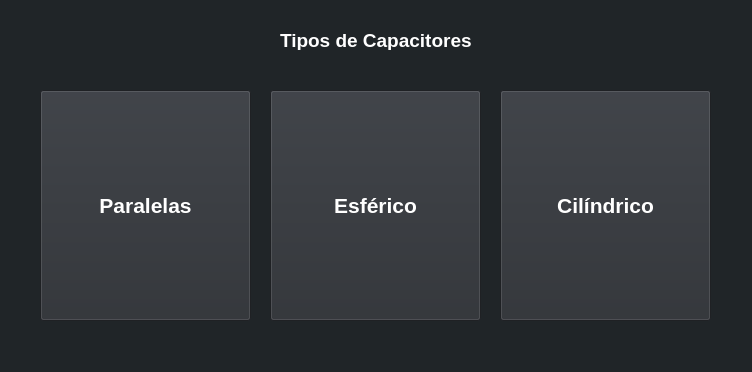
<?xml version="1.0" encoding="UTF-8"?>
<ui version="4.0">
 <class>MainWindow</class>
 <widget class="QMainWindow" name="MainWindow">
  <property name="geometry">
   <rect>
    <x>0</x>
    <y>0</y>
    <width>752</width>
    <height>372</height>
   </rect>
  </property>
  <property name="windowTitle">
   <string>Propiedades de los capacitores</string>
  </property>
  <property name="styleSheet">
   <string notr="true">background-color: rgb(32, 37, 40);</string>
  </property>
  <widget class="QWidget" name="centralwidget">
   <widget class="QPushButton" name="paralelasButton">
    <property name="geometry">
     <rect>
      <x>40</x>
      <y>90</y>
      <width>211</width>
      <height>231</height>
     </rect>
    </property>
    <property name="font">
     <font>
      <family>Tahoma</family>
      <pointsize>16</pointsize>
      <weight>75</weight>
      <bold>true</bold>
     </font>
    </property>
    <property name="styleSheet">
     <string notr="true">background-color: rgb(43, 46, 51);
color: rgb(255, 255, 255);</string>
    </property>
    <property name="text">
     <string>Paralelas</string>
    </property>
   </widget>
   <widget class="QPushButton" name="esfericoButton">
    <property name="geometry">
     <rect>
      <x>270</x>
      <y>90</y>
      <width>211</width>
      <height>231</height>
     </rect>
    </property>
    <property name="font">
     <font>
      <family>Tahoma</family>
      <pointsize>16</pointsize>
      <weight>75</weight>
      <bold>true</bold>
     </font>
    </property>
    <property name="styleSheet">
     <string notr="true">background-color: rgb(43, 46, 51);
color: rgb(255, 255, 255);</string>
    </property>
    <property name="text">
     <string>Esférico</string>
    </property>
   </widget>
   <widget class="QPushButton" name="cilindricoButton">
    <property name="geometry">
     <rect>
      <x>500</x>
      <y>90</y>
      <width>211</width>
      <height>231</height>
     </rect>
    </property>
    <property name="font">
     <font>
      <family>Tahoma</family>
      <pointsize>16</pointsize>
      <weight>75</weight>
      <bold>true</bold>
     </font>
    </property>
    <property name="styleSheet">
     <string notr="true">background-color: rgb(43, 46, 51);
color: rgb(255, 255, 255);</string>
    </property>
    <property name="text">
     <string>Cilíndrico</string>
    </property>
   </widget>
   <widget class="QLabel" name="label">
    <property name="geometry">
     <rect>
      <x>280</x>
      <y>30</y>
      <width>201</width>
      <height>20</height>
     </rect>
    </property>
    <property name="font">
     <font>
      <family>Tahoma</family>
      <pointsize>14</pointsize>
      <weight>75</weight>
      <bold>true</bold>
     </font>
    </property>
    <property name="styleSheet">
     <string notr="true">background-color: transparent;
color: rgb(255, 255, 255);</string>
    </property>
    <property name="text">
     <string>Tipos de Capacitores</string>
    </property>
   </widget>
  </widget>
  <widget class="QMenuBar" name="menubar">
   <property name="geometry">
    <rect>
     <x>0</x>
     <y>0</y>
     <width>752</width>
     <height>21</height>
    </rect>
   </property>
  </widget>
  <widget class="QStatusBar" name="statusbar"/>
 </widget>
 <resources/>
 <connections/>
</ui>
